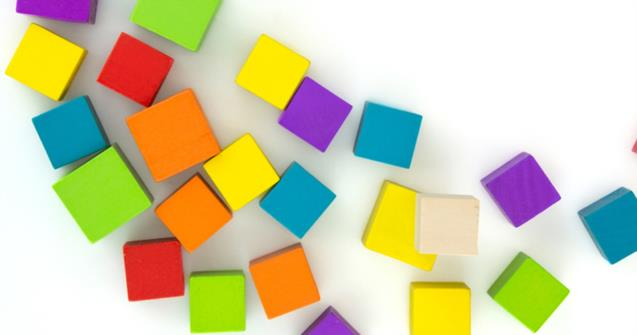
#> input picture OpenCV/figures/fancySquares.jpg, 637 x 335 px, found by its file name
$ python Tutorial_06.py
#> lines starting #> are read from the running program, lines starting #| are printed output that depends on the picture; after the words box and inside, x2 and y2 are one past the last pixel; in counts of white or black regions, pixels touching at a corner belong together
# OpenCV Python Tutorial #6 - Corner Detection
'''
Relevant Documentation: https://opencv-python-tutroals.readth...

00:00 | Introduction
01:37 | Corner detection
09:42 | Drawing corners
15:04 | Drawing lines between corners
18:35 | Outro
'''

import cv2
import numpy as np

img = cv2.imread("OpenCV/figures/fancySquares.jpg")
#> img is the input picture: shape (335, 637, 3); mean B, G, R 170.3, 206.4, 211
img = cv2.resize(img, (0,0), fx=1.5, fy=1.5)
#> img: shape (502, 956, 3)
img_gray = cv2.cvtColor(img, cv2.COLOR_BGR2GRAY)
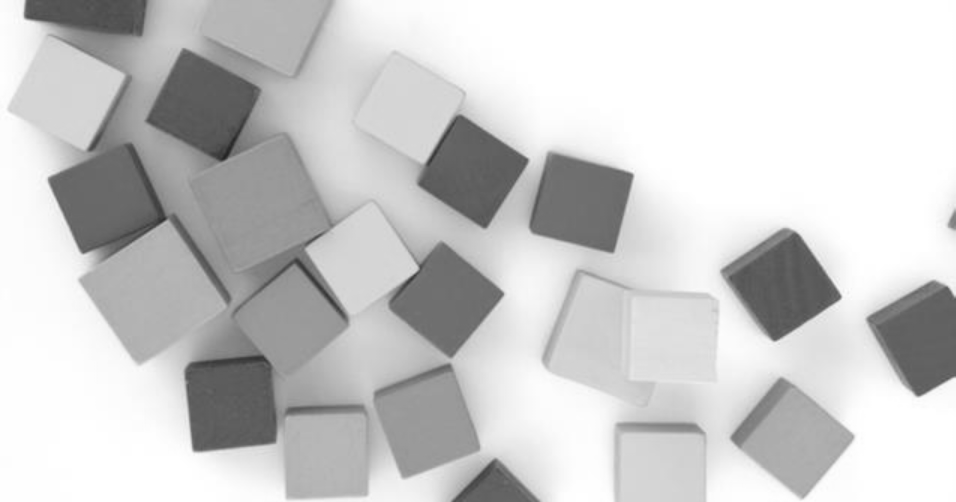
#> img_gray: shape (502, 956); min 34, max 255, mean 203.6

num_corners = 25
quality = 0.05 # between 0 and 1, its the confidence of the quality
min_dist = 10 # absolute distance between two corners, this way you dont get a bunch of corers on one round corner

corners = cv2.goodFeaturesToTrack(img_gray, num_corners, quality, min_dist) # corners are float point values
#> corners = 25 rows, first 8: [527, 159], [954, 296], [840, 296], [83, 252], [168, 220], [89, 150], [632, 174], [25, 17]
corners = np.int0(corners) # this will take the np.array that is corners and make all the vals ints

# Draw a circle on every corner detected
for corner in corners:
    x, y = corner.ravel() # this flattens and array [[x, y]] -> [x, y]
    cv2.circle(img, (x, y), 5, (255, 0, 0), -1)
    print(corner)
#> this loop made 25 passes
#> (x, y) on passes 1 to 12: (527, 159), (954, 296), (840, 296), (83, 252), (168, 220), (89, 150), (632, 174), (25, 17), (419, 264), (503, 293), (194, 450), (612, 251)
#| [[527 159]]
#| [[954 296]]
#| [[840 296]]
#| [[ 83 252]]
#| [[168 220]]
#| [[ 89 150]]
#| [[632 174]]
#| [[25 17]]
#> (further printed lines are left out)
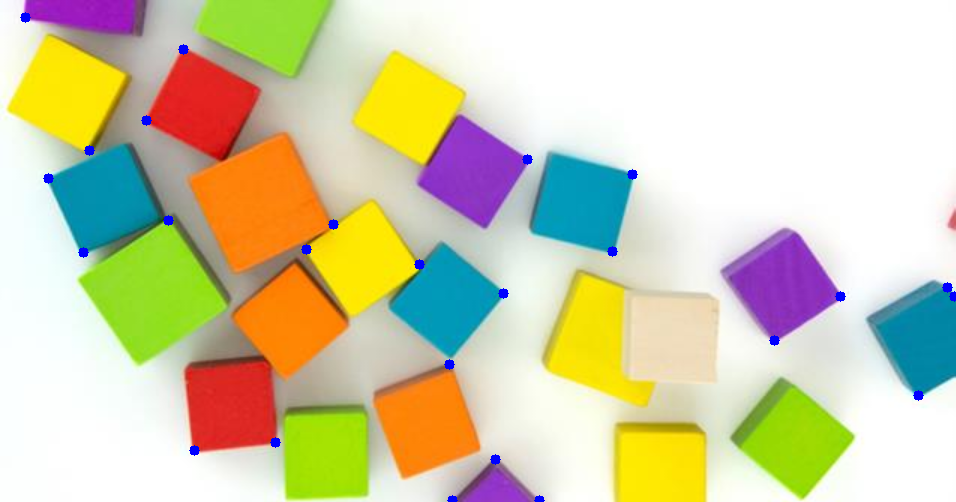
#> img: shape (502, 956, 3); mean B, G, R 170.7, 205.7, 210.3

# Draw lines between all the different corners on the screen with random colors
for i in range(len(corners)):
    for j in range(i+1, len(corners)):
        corner1 = tuple(corners[i][0])
        corner2 = tuple(corners[j][0])
        color = tuple(map(lambda x: int(x), np.random.randint(0, 255, size=3)))
        cv2.line(img, corner1, corner2, color, 1)
#> this loop made 25 passes
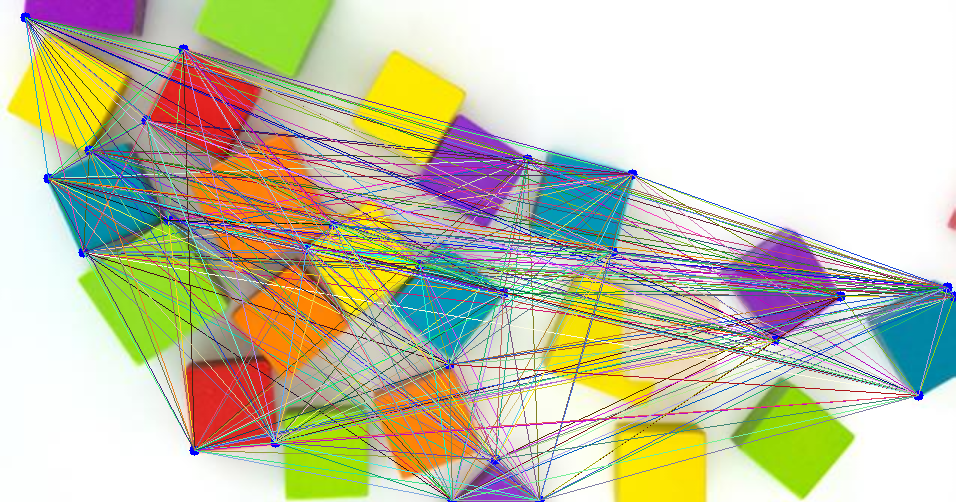
#> img: shape (502, 956, 3); 17.82% of pixels changed, all inside (x1, y1, x2, y2) = (25, 17, 955, 501)


cv2.imshow('Frame', img)
cv2.waitKey(0)
cv2.destroyAllWindows()

$ run again, with OpenCV/figures/i_spy_0.jpg copied over OpenCV/figures/fancySquares.jpg
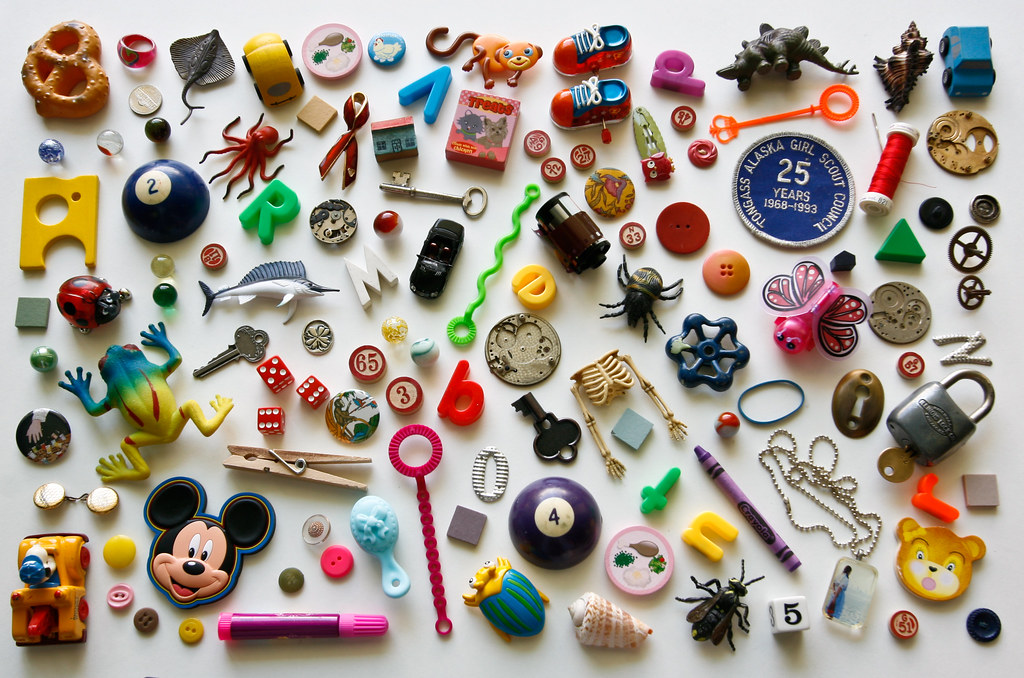
#> input picture OpenCV/figures/i_spy_0.jpg, 1024 x 678 px, found by its file name
#> img is the input picture: shape (678, 1024, 3); mean B, G, R 144.4, 156, 167
#> `img_gray = cv2.cvtColor(img, cv2.COLOR_BGR2GRAY)`:
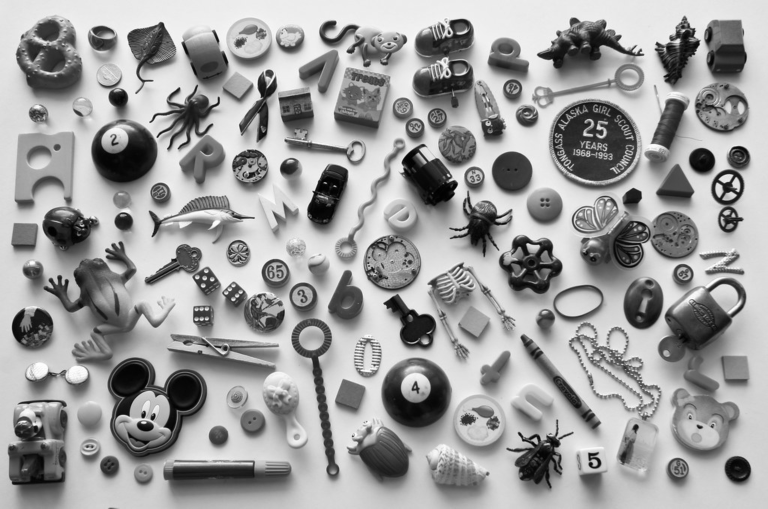
#> img_gray: shape (1017, 1536) (shown at 1/2 size); min 0, max 255, mean 157.9
#> corners = 25 rows, first 8: [314, 274], [299, 244], [356, 297], [1389, 57], [304, 473], [625, 382], [180, 443], [271, 186]
#> the loop `for corner in corners:` made 25 passes
#> (printed output is left out)
#> the loop `for i in range(len(corners)):` made 25 passes
#> after the loop `for i in range(len(corners)):`:
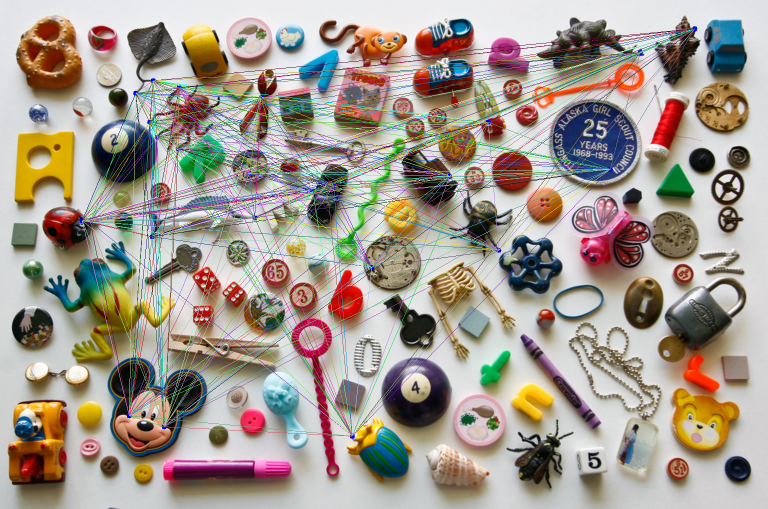
#> img: shape (1017, 1536, 3) (shown at 1/2 size); mean B, G, R 143.8, 154.3, 163.7
